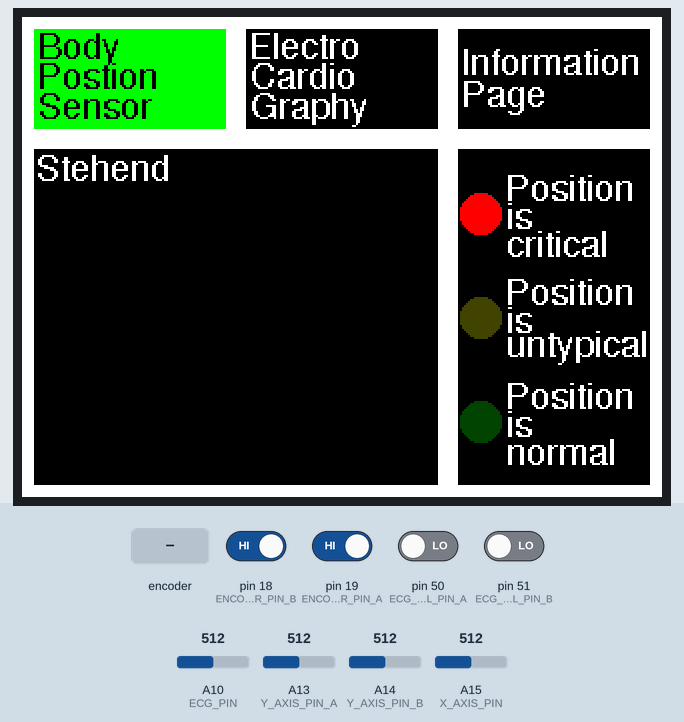
This sketch was run on a simulated Arduino Mega 2560, built with avr-gcc and run on an emulated ATmega2560. Parts: 320×240 colour display. Inputs (shaded band) come from the test bench; at power-on: pin 18 (ENCODER_PIN_B), pin 19 (ENCODER_PIN_A) HIGH, pin 50 (ECG_CONTROL_PIN_A), pin 51 (ECG_CONTROL_PIN_B) LOW, A10 (ECG_PIN) = 512, A13 (Y_AXIS_PIN_A) = 512, A14 (Y_AXIS_PIN_B) = 512, A15 (X_AXIS_PIN) = 512. Random numbers use the default seed unless the sketch sets one.

Above: at 1.44 s.
1.7 s: rotary encoder on pin 19 (ENCODER_PIN_A) / pin 18 (ENCODER_PIN_B) turned 3 steps (first pin leading)
At 3.5 s:
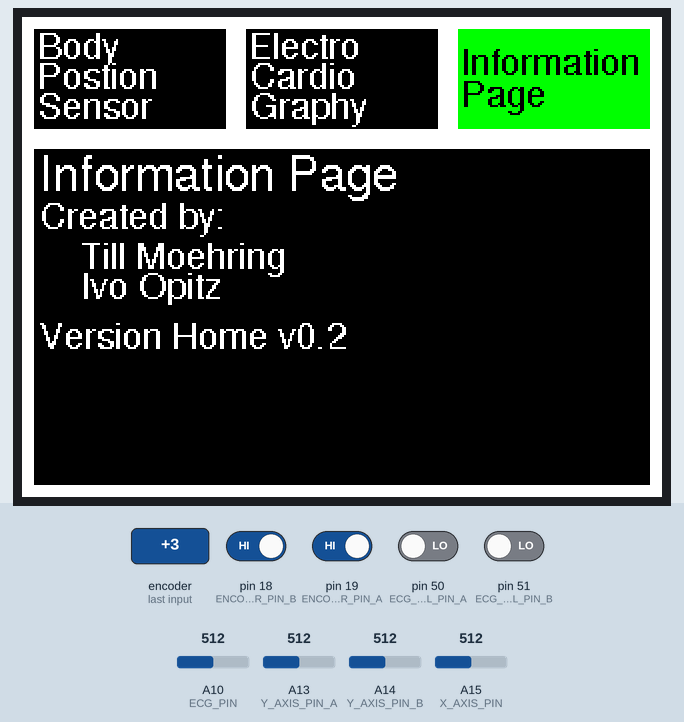
3.8 s: rotary encoder on pin 19 (ENCODER_PIN_A) / pin 18 (ENCODER_PIN_B) turned 2 steps (second pin leading)
At 4.06 s:
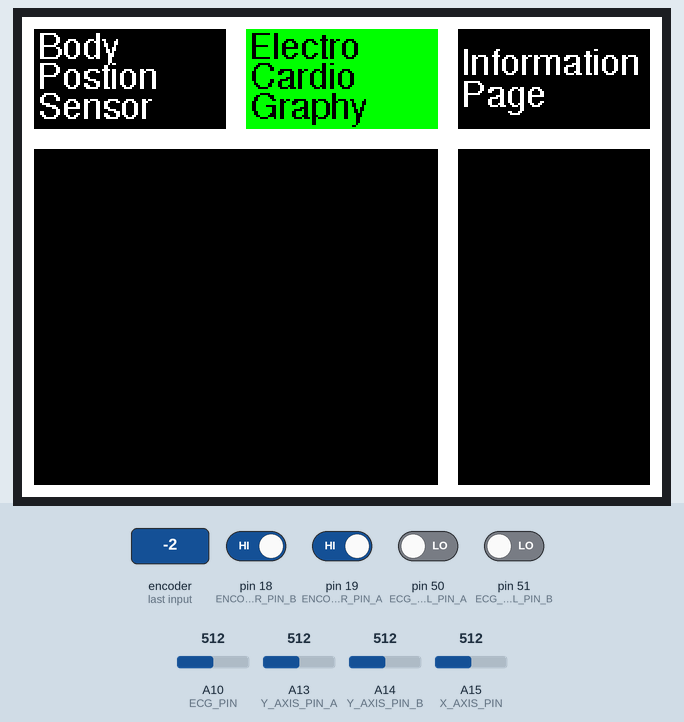
5.7 s: rotary encoder on pin 19 (ENCODER_PIN_A) / pin 18 (ENCODER_PIN_B) turned 2 steps (second pin leading)
At 6.06 s:
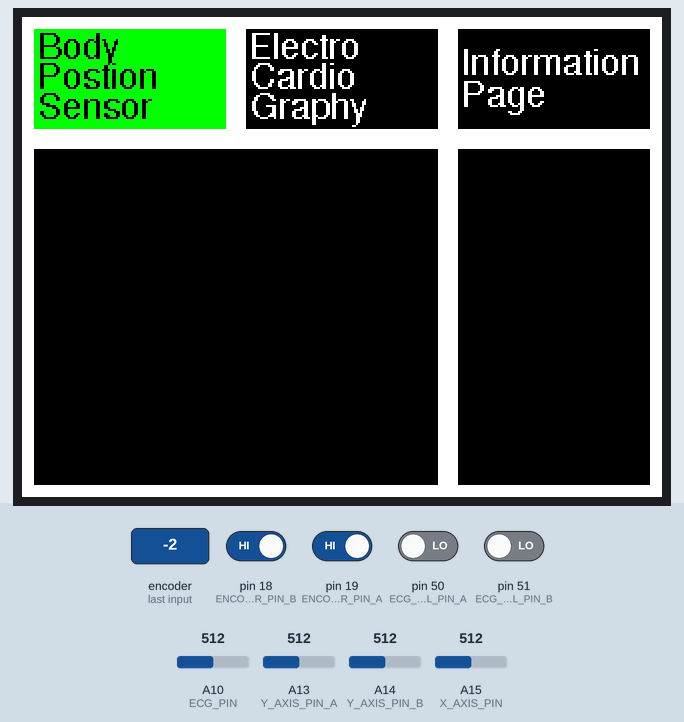
8.1 s: rotary encoder on pin 19 (ENCODER_PIN_A) / pin 18 (ENCODER_PIN_B) turned 1 step (first pin leading)
10.0 s: rotary encoder on pin 19 (ENCODER_PIN_A) / pin 18 (ENCODER_PIN_B) turned 2 steps (second pin leading)
At 11.7 s:
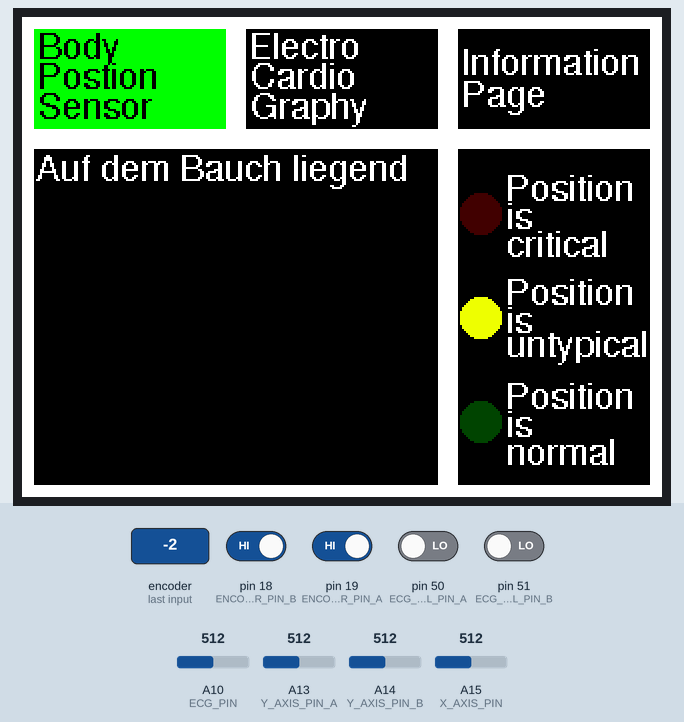

Measured:
- after the input at 3.8 s, the display: first changes after 0.05 s (image 2 shows a later state)
- what the display in image 4 shows lasts 0.6 s, from 11.3 s to 11.9 s

The sketch:

Projekt_Home_Version.ino
```cpp
//necessary libraries for the project, mostly to connect to the screen
#include <Adafruit_GFX.h>
#include <Adafruit_ILI9341.h>
#include <MCUFRIEND_kbv.h>
#include <stdint.h>
#include <Fonts/FreeSans9pt7b.h>
#include <Fonts/FreeSans12pt7b.h>
#include <Wire.h>
#include <SPI.h>

//definition of touchscreen variables and constants
MCUFRIEND_kbv tft;
#define FOREGROUND ILI9341_BLACK
#define FOREGROUND_SELECT ILI9341_GREEN
#define TEXT ILI9341_WHITE
#define BACKGROUND ILI9341_WHITE
volatile int currentWindow = 1;
volatile int newWindow = 1;

//definition of encoder constants (for pins) and variables
#define ENCODER_PIN_A 19
#define ENCODER_PIN_B 18
volatile unsigned int encoderPos = 0;
unsigned int lastReportedPos = 1;
boolean A_set = false;
boolean B_set = false;

//pin definitions for the graph
#define ECG_PIN A10
#define X_AXIS_PIN A15
#define Y_AXIS_PIN_A A13
#define Y_AXIS_PIN_B A14
#define ECG_CONTROL_PIN_A 50
#define ECG_CONTROL_PIN_B 51
//variable definitions for the graph
#define graphic_low_extrem 233
#define graphic_high_extrem 66
#define graphic_left_extrem 6
#define graphic_right_extrem 206
int flickerReduction = 0;
uint16_t graphic_x = graphic_left_extrem;
uint16_t graphic_prevRead;
uint16_t prevEcgValue0 = 0;
uint16_t prevEcgValue1 = 0;

/*
 * Reads the Body Position Sensor and returns the text which is to be display on the screen.
 * @returns char array which can be easily viewed on screen
 */
char* getBodyPositionText(){
  //currently this is a placeholder which generates a random position as now sensor is present an can be read
  uint8_t position = random(0, 6);
  switch (position){
    case 0:
      return "Test";
      break;
    case 1:
      showTrafficLight(1,1);
      return "Auf dem Bauch liegend";
      break;
    case 5:
      showTrafficLight(2,1);
      return "Stehend";
      break;
    case 2:
      showTrafficLight(1,1);
      return "Auf der linken Seite";
      break;
    case 3:
      showTrafficLight(1,1);
      return "Auf der rechten Seite";
      break;
    case 4:
      showTrafficLight(0,1);
      return "Auf dem Ruecken liegend";
      break;
    case 6:
      showTrafficLight(2,1);
      return "Unbekannte Position";
      break;
  }
}


/*
 * prints the grapic - method originates from a MySignals example project
 * @param value      value which is to be added to the plot
 * @param delay_time in all example project (and ours as well) set to 0, delay can slow speed of graph
 */
void printGraphic(uint16_t value, uint8_t delay_time)
{
  if (value < graphic_high_extrem){
    value = graphic_high_extrem;
  }
  if (value > graphic_low_extrem){
    value = graphic_low_extrem;
  }
  //Pinta la linea solo a partir de que ya exista al menos 1 valor
  if (graphic_x > graphic_left_extrem + 1){
    tft.drawLine(graphic_x - 1, graphic_prevRead, graphic_x, value, FOREGROUND_SELECT);
  }
  //Wave refresh (barre pantalla pintando una linea)
  tft.drawLine(graphic_x + 1, graphic_high_extrem, graphic_x + 1, graphic_low_extrem, FOREGROUND);
  graphic_prevRead = value;
  graphic_x++;
  delay(delay_time);
  if (graphic_x == graphic_right_extrem){
    graphic_x = graphic_left_extrem;
  }
  SPI.end();
}

/*
 * @param scale  Chooses the current light on the traffic light. 0 for green, 1 for yellow, 2 for red.
 * @param window Chooses which windows specifications to use. 1 for left, 2 for center.
 */
void showTrafficLight(int scale, int window){
    switch (scale){
      case 0:
        tft.fillCircle(229, 98, 10, 0x4000);
        tft.fillCircle(229, 150, 10, 0x4220);
        tft.fillCircle(229, 202, 10, 0x0FE0);
        break;
      case 1:
        tft.fillCircle(229, 98, 10, 0x4000);
        tft.fillCircle(229, 150, 10, 0xEFE0);
        tft.fillCircle(229, 202, 10, 0x0220);
        break;
      case 2:
        tft.fillCircle(229, 98, 10, 0xF800);
        tft.fillCircle(229, 150, 10, 0x4220);
        tft.fillCircle(229, 202, 10, 0x0220);
        break;
      default:
        break;
    }
    tft.setTextColor(TEXT);
    switch (window){
      case 1:
        drawString("Position", 250, 76, 2);
        drawString("is", 250, 90, 2);
        drawString("critical", 250, 104, 2);
        drawString("Position", 250, 128, 2);
        drawString("is", 250, 142, 2);
        drawString("untypical", 250, 154, 2);
        drawString("Position", 250, 180, 2);
        drawString("is", 250, 194, 2);
        drawString("normal", 250, 208, 2);
        break;
      case 2:
        drawString("Muscle", 250, 80, 2);
        drawString("Activity", 250, 90, 2);
        drawString("is high", 250, 100, 2);
        drawString("Muscle", 250, 132, 2);
        drawString("Activity", 250, 142, 2);
        drawString("is present", 250, 152, 2);
        drawString("Muscle", 250, 184, 2);
        drawString("Activity", 250, 194, 2);
        drawString("is low", 250, 204, 2);
        break;
      default:
        break;
    }
}

/*
 * Interrupt procedure for clockwise motion on the encoder, for rest see setup
 */
void doEncoderA() {
  delay(1);

  if( digitalRead(ENCODER_PIN_A) != A_set ) {
    A_set = !A_set;
    if ( A_set && !B_set ){
      encoderPos += 1;
      if (lastReportedPos != encoderPos){
        goToWindowToTheRight();
      }
    }
  }
}

/*
 * Interrupt procedure for counterclockwise motion on the encoder, for rest see setup
 */
void doEncoderB() {
  delay(1);

  if( digitalRead(ENCODER_PIN_B) != B_set ){
    B_set = !B_set;
    if( B_set && !A_set ){
      encoderPos -= 1;
      if (lastReportedPos != encoderPos){
        goToWindowToTheLeft();
      }
    }
  }
}

/*
 * Function to draw the "Body/nPosition/nSensor" text in the menu bar. Choose colour of text before calling function.
 */
void drawBPS(){
  drawString("Body", 16, 5, 2);
  drawString("Postion", 16, 20, 2);
  drawString("Sensor", 16, 35, 2);
}

/*
 * Function to draw the "Electro/nCardio/nGraphy" text in the menu bar. Choose colour of text before calling function.
 */
void drawECG(){
  drawString("Electro", 122, 5, 2);
  drawString("Cardio", 122, 20, 2);
  drawString("Graphy", 122, 35, 2);
}

/*
 * Function to draw the "Information/nPage" text in the menu bar. Choose colour of text before calling function.
 */
void drawIP(){
  drawString("Information", 227, 13, 2);
  drawString("Page", 228, 29, 2);
}

/*
 * Resets the part of the screen for the sensors meaing it draws over any changes done by one of the windows on itself.
 * @param If resetFully is true, the menu bar is also reset.
 * @param Choose which window is beeing reset, possible values are 1 (left), 2 (center) and 3 (right). Other values do not change anything.
 */
void resetGUI(boolean resetFully, int window){
  if(resetFully){
    tft.fillScreen(BACKGROUND);
    tft.fillRect(6, 6, 96, 50, FOREGROUND);
    tft.fillRect(112, 6, 96, 50, FOREGROUND);
    tft.fillRect(218, 6, 96, 50, FOREGROUND);
    tft.setTextColor(TEXT);
    drawBPS();
    drawECG();
    drawIP();
  }
  switch(window){
    case 1:
      tft.fillRect(6, 66, 202, 168, FOREGROUND);
      tft.fillRect(218, 66, 96, 168, FOREGROUND);
      break;
    case 2:
      tft.fillRect(6, 66, 202, 168, FOREGROUND);
      tft.fillRect(218, 66, 96, 168, FOREGROUND);
      break;
    case 3:
    tft.fillRect(6, 66, 308, 168, FOREGROUND);
      break;
  }
}


/*
 * Sets the screen up for the first (left) window.
 */
void selectWindow1(){
  resetGUI(true, 1);
  tft.fillRect(6, 6, 96, 50, FOREGROUND_SELECT);
  tft.setTextColor(FOREGROUND);
  drawBPS();
}

/*
 * Sets the screen up for the second (center) window.
 */
void selectWindow2(){
  resetGUI(true, 2);
  tft.fillRect(112, 6, 96, 50, FOREGROUND_SELECT);
  tft.setTextColor(FOREGROUND);
  drawECG();
}

/*
 * Sets the screen up for the thrid (right) window.
 */
void selectWindow3(){
  resetGUI(true, 3);
  tft.fillRect(218, 6, 96, 50, FOREGROUND_SELECT);
  tft.setTextColor(FOREGROUND);
  drawIP();
  resetGUI(false, 3);
  tft.setTextColor(TEXT);
  drawString("Information Page", 17, 71, 4);
  drawString("Created by:", 17, 90, 2);
  drawString("    Till Moehring", 17, 110, 2);
  drawString("    Ivo Opitz", 17, 125, 2);
  drawString("Version Home v0.2", 17, 150, 2);
}

/*
 * Goes one window to the left, but only if the leftmost window has not been reached
 */
void goToWindowToTheLeft(){
  if(currentWindow > 1){
    newWindow--;
  }
}

/*
 * Goes one window to the right, but only if the rightmost window has not been reached
 */
void goToWindowToTheRight(){
  if(currentWindow < 3){
    newWindow++;
  }
}

/*
 * Draws the specified text. Function for easy transition from MySignals to MCUFRIEND_kbv library for the tft screen.
 * @param text The text which is to be drawn.
 * @param x    x-Position of the cursor from which the text starts.
 * @param y    y-Position of the cursor from which the text starts.
 * @param size Size of the text. Accepted values are 2 for small text and 4 for large text.
 */
void drawString(String text, int x, int y, int size){
  if(size == 2){
    tft.setFont(&FreeSans9pt7b);
    tft.setTextSize(1);
  } else if (size == 4) {
    tft.setFont(&FreeSans12pt7b);
  }
  tft.setCursor(x-8, y+15);
  tft.print(text);
}

/*
 * @deprecated
 * Loop for the body postion sensor in the first window
 */
void loopWindow1(){
  //No loop necessary (yet?), look in rareRefreshWindow1() for what happens in the left window
}

/*
 * Loop for the ECG-Graph in the second window
 */
uint16_t ecgRead;
void loopWindow2(){
  if((digitalRead(ECG_CONTROL_PIN_A) == 1) || (digitalRead(ECG_CONTROL_PIN_B) == 1)){
    printGraphic(map(512, analogRead(Y_AXIS_PIN_A), analogRead(Y_AXIS_PIN_B), 232, 66), 0);
  } else {
    prevEcgValue1 = prevEcgValue0;
    prevEcgValue0 = map(analogRead(ECG_PIN), analogRead(Y_AXIS_PIN_A), analogRead(Y_AXIS_PIN_B), 232, 66);
    ecgRead = ((prevEcgValue0 + prevEcgValue1) / 2);
    printGraphic(ecgRead,0);
  }
  delay(analogRead(X_AXIS_PIN)/10);
}

/*
 * @deprecated
 * Loop for the information page
 */
void loopWindow3(){
  //No loop necessary, information is plotted at the start and never refreshed. Look in selectWindow3() for the code necessary.
}

//loop for any Strings that have to be refreshed for the body position window in the first window
void rareRefreshWindow1(){
  resetGUI(false, 1);
  tft.setTextColor(TEXT);
  drawString(getBodyPositionText(), 15, 66, 2);
}

/*
 * loop for any Strings that have to be refreshed for the body position sensor in the second window
 */
void rareRefreshWindow2(){
  //@TODO - traffic light has to be implemented
}

/*
 * @deprecated
 * rare loop for the information page
 */
void rareRefreshWindow3(){
  //No code necessary
}

/*
 * setup() is an original Arduino method required to run the program.
 * Only called once at the start of the program.
 */
void setup() {
  //setup pins for encoder and graph control
  pinMode(ENCODER_PIN_A, INPUT_PULLUP);
  pinMode(ENCODER_PIN_B, INPUT_PULLUP);
  pinMode(ECG_CONTROL_PIN_A, INPUT);
  pinMode(ECG_CONTROL_PIN_B, INPUT);
  pinMode(60, INPUT);
  attachInterrupt(digitalPinToInterrupt(ENCODER_PIN_A), doEncoderA, CHANGE);
  attachInterrupt(digitalPinToInterrupt(ENCODER_PIN_B), doEncoderB, CHANGE);
  Wire.begin();

  //setup tft screen
  tft.begin(tft.readID());
  tft.setRotation(1);
  resetGUI(true, 1);
  selectWindow1();
}

/*
 * loop() is an original method from Arduino required to run the program.
 * Called periodically to apply any changes in the selected window by calling the corresponding loop function.
 */
void loop() {
  if(newWindow != currentWindow){
    flickerReduction = 0;
    graphic_x = graphic_left_extrem;
    switch (newWindow){
      case 1:
        currentWindow = 1;
        selectWindow1();
        break;
      case 2:
        currentWindow = 2;
        selectWindow2();
        break;
      case 3:
        currentWindow = 3;
        selectWindow3();
        break;
      default:
        break;
    }
  }
  switch (currentWindow){
    case 1:
      loopWindow1();
      break;
    case 2:
      loopWindow2();
      break;
    case 3:
      loopWindow3();
      break;
    default:
      break;
  }
  if(flickerReduction == 199){
    flickerReduction = 0;
    switch (currentWindow){
      case 1:
        rareRefreshWindow1();
        break;
      case 2:
        rareRefreshWindow2();
        break;
      case 3:
        rareRefreshWindow3();
        break;
      default:
        break;
    }
  } else {
    flickerReduction++;
  }
  delay(1);
}

/*
 * TODO
 * Create traffic light connection for ECG
 * Create global traffic light connection
 * Implement alternative to Body Position Sensor
 */
```
